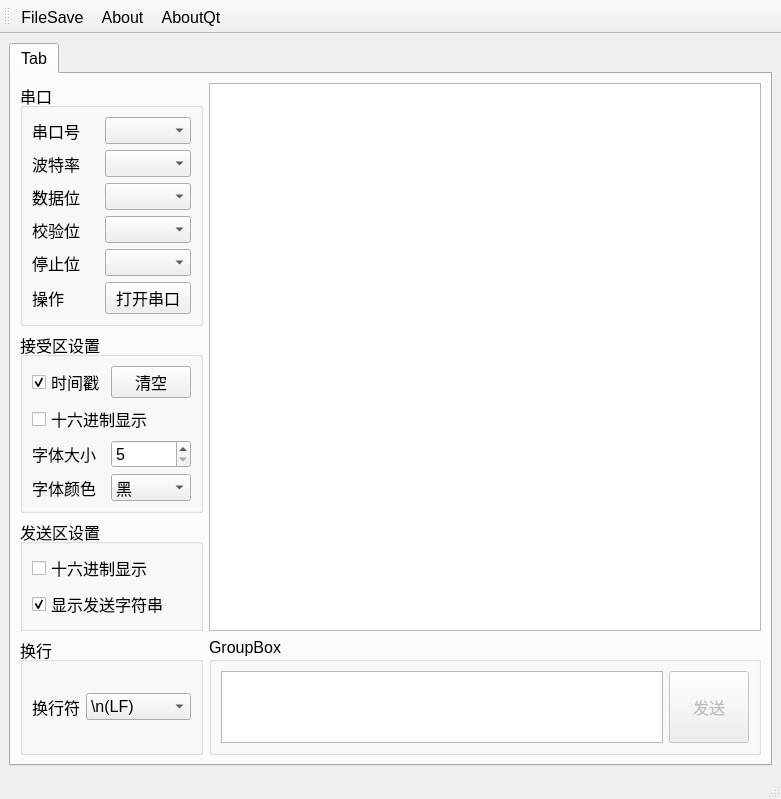
<?xml version="1.0" encoding="UTF-8"?>
<ui version="4.0">
 <class>MainWindow</class>
 <widget class="QMainWindow" name="MainWindow">
  <property name="geometry">
   <rect>
    <x>0</x>
    <y>0</y>
    <width>781</width>
    <height>720</height>
   </rect>
  </property>
  <property name="font">
   <font>
    <pointsize>12</pointsize>
   </font>
  </property>
  <property name="windowTitle">
   <string>串口调试助手</string>
  </property>
  <widget class="QWidget" name="centralwidget">
   <layout class="QGridLayout" name="gridLayout">
    <item row="0" column="0">
     <widget class="QTabWidget" name="tabWidget">
      <property name="currentIndex">
       <number>0</number>
      </property>
      <widget class="QWidget" name="tab">
       <attribute name="title">
        <string>Tab</string>
       </attribute>
       <layout class="QGridLayout" name="gridLayout_4">
        <item row="0" column="0">
         <widget class="QGroupBox" name="groupBox">
          <property name="title">
           <string>串口</string>
          </property>
          <layout class="QGridLayout" name="gridLayout_3">
           <item row="0" column="0">
            <layout class="QGridLayout" name="gridLayout_2">
             <item row="0" column="0" colspan="2">
              <widget class="QLabel" name="label">
               <property name="text">
                <string>串口号</string>
               </property>
              </widget>
             </item>
             <item row="0" column="2">
              <widget class="QComboBox" name="comboBoxSerialPort"/>
             </item>
             <item row="1" column="0" colspan="2">
              <widget class="QLabel" name="label_3">
               <property name="text">
                <string>波特率</string>
               </property>
              </widget>
             </item>
             <item row="1" column="2">
              <widget class="QComboBox" name="comboBoxBaud"/>
             </item>
             <item row="2" column="0" colspan="2">
              <widget class="QLabel" name="label_4">
               <property name="text">
                <string>数据位</string>
               </property>
              </widget>
             </item>
             <item row="2" column="2">
              <widget class="QComboBox" name="comboBoxDateNum"/>
             </item>
             <item row="3" column="0" colspan="2">
              <widget class="QLabel" name="label_5">
               <property name="text">
                <string>校验位</string>
               </property>
              </widget>
             </item>
             <item row="3" column="2">
              <widget class="QComboBox" name="comboBoxCheckBit"/>
             </item>
             <item row="4" column="0" colspan="2">
              <widget class="QLabel" name="label_6">
               <property name="text">
                <string>停止位</string>
               </property>
              </widget>
             </item>
             <item row="4" column="2">
              <widget class="QComboBox" name="comboBoxStopBit"/>
             </item>
             <item row="5" column="2">
              <widget class="QPushButton" name="pushButtonSerialOperation">
               <property name="text">
                <string>打开串口</string>
               </property>
               <property name="checkable">
                <bool>true</bool>
               </property>
              </widget>
             </item>
             <item row="5" column="0" colspan="2">
              <widget class="QLabel" name="labelSerialOperation">
               <property name="text">
                <string>操作</string>
               </property>
              </widget>
             </item>
            </layout>
           </item>
          </layout>
         </widget>
        </item>
        <item row="1" column="0">
         <widget class="QGroupBox" name="groupBox_3">
          <property name="title">
           <string>接受区设置</string>
          </property>
          <layout class="QGridLayout" name="gridLayout_5">
           <item row="0" column="1">
            <widget class="QPushButton" name="pushButton">
             <property name="text">
              <string>清空</string>
             </property>
            </widget>
           </item>
           <item row="1" column="0" colspan="2">
            <widget class="QCheckBox" name="checkBoxHexReceiveShow">
             <property name="text">
              <string>十六进制显示</string>
             </property>
            </widget>
           </item>
           <item row="2" column="1">
            <widget class="QSpinBox" name="spinBoxFontSize">
             <property name="minimum">
              <number>5</number>
             </property>
             <property name="maximum">
              <number>30</number>
             </property>
             <property name="singleStep">
              <number>1</number>
             </property>
            </widget>
           </item>
           <item row="2" column="0">
            <widget class="QLabel" name="label_2">
             <property name="text">
              <string>字体大小</string>
             </property>
            </widget>
           </item>
           <item row="0" column="0">
            <widget class="QCheckBox" name="checkBoxTime">
             <property name="text">
              <string>时间戳</string>
             </property>
             <property name="checked">
              <bool>true</bool>
             </property>
            </widget>
           </item>
           <item row="3" column="0">
            <widget class="QLabel" name="label_7">
             <property name="text">
              <string>字体颜色</string>
             </property>
            </widget>
           </item>
           <item row="3" column="1">
            <widget class="QComboBox" name="comboBox">
             <item>
              <property name="text">
               <string>黑</string>
              </property>
             </item>
             <item>
              <property name="text">
               <string>蓝</string>
              </property>
             </item>
             <item>
              <property name="text">
               <string>红</string>
              </property>
             </item>
             <item>
              <property name="text">
               <string>绿</string>
              </property>
             </item>
            </widget>
           </item>
          </layout>
         </widget>
        </item>
        <item row="2" column="0">
         <widget class="QGroupBox" name="groupBox_2">
          <property name="title">
           <string>发送区设置</string>
          </property>
          <layout class="QGridLayout" name="gridLayout_6">
           <item row="0" column="0">
            <widget class="QCheckBox" name="checkBoxHexSendShow">
             <property name="text">
              <string>十六进制显示</string>
             </property>
            </widget>
           </item>
           <item row="1" column="0">
            <widget class="QCheckBox" name="checkBoxShowSendData">
             <property name="text">
              <string>显示发送字符串</string>
             </property>
             <property name="checked">
              <bool>true</bool>
             </property>
            </widget>
           </item>
          </layout>
         </widget>
        </item>
        <item row="3" column="0">
         <widget class="QGroupBox" name="groupBox_4">
          <property name="enabled">
           <bool>true</bool>
          </property>
          <property name="title">
           <string>换行</string>
          </property>
          <layout class="QGridLayout" name="gridLayout_7">
           <item row="0" column="1">
            <widget class="QComboBox" name="comboBoxNextLine">
             <property name="currentIndex">
              <number>2</number>
             </property>
             <item>
              <property name="text">
               <string>\r\n(CRLF)</string>
              </property>
             </item>
             <item>
              <property name="text">
               <string>\r(CR)</string>
              </property>
             </item>
             <item>
              <property name="text">
               <string>\n(LF)</string>
              </property>
             </item>
            </widget>
           </item>
           <item row="0" column="0">
            <widget class="QLabel" name="label_8">
             <property name="text">
              <string>换行符</string>
             </property>
            </widget>
           </item>
          </layout>
         </widget>
        </item>
        <item row="3" column="1">
         <widget class="QGroupBox" name="groupBox_5">
          <property name="title">
           <string>GroupBox</string>
          </property>
          <layout class="QGridLayout" name="gridLayout_8">
           <item row="0" column="1">
            <widget class="QPushButton" name="pushButtonSend">
             <property name="enabled">
              <bool>false</bool>
             </property>
             <property name="sizePolicy">
              <sizepolicy hsizetype="Minimum" vsizetype="MinimumExpanding">
               <horstretch>0</horstretch>
               <verstretch>0</verstretch>
              </sizepolicy>
             </property>
             <property name="text">
              <string>发送</string>
             </property>
             <property name="icon">
              <iconset>
               <normalon>:/image/send.png</normalon>
              </iconset>
             </property>
             <property name="iconSize">
              <size>
               <width>64</width>
               <height>64</height>
              </size>
             </property>
            </widget>
           </item>
           <item row="0" column="0">
            <widget class="QTextEdit" name="textEdit"/>
           </item>
          </layout>
         </widget>
        </item>
        <item row="0" column="1" rowspan="3">
         <widget class="QPlainTextEdit" name="plainTextEdit"/>
        </item>
       </layout>
      </widget>
     </widget>
    </item>
   </layout>
  </widget>
  <widget class="QStatusBar" name="statusbar"/>
  <widget class="QToolBar" name="toolBar">
   <property name="windowTitle">
    <string>toolBar</string>
   </property>
   <attribute name="toolBarArea">
    <enum>TopToolBarArea</enum>
   </attribute>
   <attribute name="toolBarBreak">
    <bool>false</bool>
   </attribute>
   <addaction name="actionFileSave"/>
   <addaction name="actionAbout"/>
   <addaction name="actionAboutQt"/>
  </widget>
  <action name="actionAbout">
   <property name="text">
    <string>About</string>
   </property>
  </action>
  <action name="actionAboutQt">
   <property name="text">
    <string>AboutQt</string>
   </property>
  </action>
  <action name="actionFileSave">
   <property name="text">
    <string>FileSave</string>
   </property>
  </action>
 </widget>
 <resources/>
 <connections/>
</ui>
